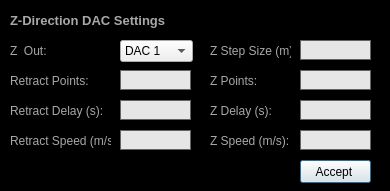
<?xml version="1.0" encoding="UTF-8"?>
<ui version="4.0">
 <class>Dialog</class>
 <widget class="QDialog" name="Dialog">
  <property name="geometry">
   <rect>
    <x>0</x>
    <y>0</y>
    <width>390</width>
    <height>191</height>
   </rect>
  </property>
  <property name="sizePolicy">
   <sizepolicy hsizetype="Fixed" vsizetype="Fixed">
    <horstretch>0</horstretch>
    <verstretch>0</verstretch>
   </sizepolicy>
  </property>
  <property name="minimumSize">
   <size>
    <width>390</width>
    <height>191</height>
   </size>
  </property>
  <property name="maximumSize">
   <size>
    <width>390</width>
    <height>191</height>
   </size>
  </property>
  <property name="windowTitle">
   <string>Advanced Step Approach Settings</string>
  </property>
  <property name="styleSheet">
   <string notr="true">#Dialog{background-color: rgb(0,0,0);}

QLabel{
color:rgb(168,168,168)
}

QLineEdit{
border: 1px solid rgb(100,100,100);
background-color:rgb(230,230,230);
}
</string>
  </property>
  <widget class="QPushButton" name="pushButton">
   <property name="geometry">
    <rect>
     <x>300</x>
     <y>160</y>
     <width>71</width>
     <height>23</height>
    </rect>
   </property>
   <property name="text">
    <string>Accept </string>
   </property>
  </widget>
  <widget class="QLabel" name="label_5">
   <property name="geometry">
    <rect>
     <x>210</x>
     <y>40</y>
     <width>81</width>
     <height>22</height>
    </rect>
   </property>
   <property name="text">
    <string>Z Step Size (m):</string>
   </property>
  </widget>
  <widget class="QLabel" name="label_15">
   <property name="geometry">
    <rect>
     <x>10</x>
     <y>130</y>
     <width>101</width>
     <height>22</height>
    </rect>
   </property>
   <property name="text">
    <string>Retract Speed (m/s):</string>
   </property>
  </widget>
  <widget class="QLineEdit" name="lineEdit_Atto_Z_Step_Size">
   <property name="geometry">
    <rect>
     <x>300</x>
     <y>40</y>
     <width>71</width>
     <height>20</height>
    </rect>
   </property>
   <property name="text">
    <string/>
   </property>
   <property name="alignment">
    <set>Qt::AlignRight|Qt::AlignTrailing|Qt::AlignVCenter</set>
   </property>
  </widget>
  <widget class="QLabel" name="label_title_6">
   <property name="geometry">
    <rect>
     <x>10</x>
     <y>10</y>
     <width>311</width>
     <height>20</height>
    </rect>
   </property>
   <property name="font">
    <font>
     <pointsize>10</pointsize>
     <weight>75</weight>
     <bold>true</bold>
    </font>
   </property>
   <property name="styleSheet">
    <string notr="true">#label_title{
color:rgb(168,168,168)
}</string>
   </property>
   <property name="text">
    <string>Z-Direction DAC Settings</string>
   </property>
   <property name="alignment">
    <set>Qt::AlignLeading|Qt::AlignLeft|Qt::AlignVCenter</set>
   </property>
  </widget>
  <widget class="QLabel" name="label_16">
   <property name="geometry">
    <rect>
     <x>210</x>
     <y>70</y>
     <width>47</width>
     <height>22</height>
    </rect>
   </property>
   <property name="text">
    <string>Z Points:</string>
   </property>
  </widget>
  <widget class="QLabel" name="label_17">
   <property name="geometry">
    <rect>
     <x>210</x>
     <y>100</y>
     <width>121</width>
     <height>22</height>
    </rect>
   </property>
   <property name="text">
    <string>Z Delay (s):</string>
   </property>
  </widget>
  <widget class="QLabel" name="label_18">
   <property name="geometry">
    <rect>
     <x>210</x>
     <y>130</y>
     <width>121</width>
     <height>22</height>
    </rect>
   </property>
   <property name="text">
    <string>Z Speed (m/s):</string>
   </property>
  </widget>
  <widget class="QLabel" name="label_19">
   <property name="geometry">
    <rect>
     <x>10</x>
     <y>70</y>
     <width>101</width>
     <height>22</height>
    </rect>
   </property>
   <property name="text">
    <string>Retract Points:</string>
   </property>
  </widget>
  <widget class="QLabel" name="label_20">
   <property name="geometry">
    <rect>
     <x>10</x>
     <y>100</y>
     <width>101</width>
     <height>22</height>
    </rect>
   </property>
   <property name="text">
    <string>Retract Delay (s):</string>
   </property>
  </widget>
  <widget class="QLineEdit" name="lineEdit_Atto_Z_Points">
   <property name="geometry">
    <rect>
     <x>300</x>
     <y>70</y>
     <width>71</width>
     <height>20</height>
    </rect>
   </property>
   <property name="text">
    <string/>
   </property>
   <property name="alignment">
    <set>Qt::AlignRight|Qt::AlignTrailing|Qt::AlignVCenter</set>
   </property>
  </widget>
  <widget class="QLineEdit" name="lineEdit_Atto_Z_Speed">
   <property name="geometry">
    <rect>
     <x>300</x>
     <y>130</y>
     <width>71</width>
     <height>20</height>
    </rect>
   </property>
   <property name="text">
    <string/>
   </property>
   <property name="alignment">
    <set>Qt::AlignRight|Qt::AlignTrailing|Qt::AlignVCenter</set>
   </property>
  </widget>
  <widget class="QLineEdit" name="lineEdit_Atto_Z_Delay">
   <property name="geometry">
    <rect>
     <x>300</x>
     <y>100</y>
     <width>71</width>
     <height>20</height>
    </rect>
   </property>
   <property name="text">
    <string/>
   </property>
   <property name="alignment">
    <set>Qt::AlignRight|Qt::AlignTrailing|Qt::AlignVCenter</set>
   </property>
  </widget>
  <widget class="QLineEdit" name="lineEdit_Atto_Retract_Points">
   <property name="geometry">
    <rect>
     <x>120</x>
     <y>70</y>
     <width>71</width>
     <height>20</height>
    </rect>
   </property>
   <property name="text">
    <string/>
   </property>
   <property name="alignment">
    <set>Qt::AlignRight|Qt::AlignTrailing|Qt::AlignVCenter</set>
   </property>
  </widget>
  <widget class="QLineEdit" name="lineEdit_Atto_Retract_Speed">
   <property name="geometry">
    <rect>
     <x>120</x>
     <y>130</y>
     <width>71</width>
     <height>20</height>
    </rect>
   </property>
   <property name="text">
    <string/>
   </property>
   <property name="alignment">
    <set>Qt::AlignRight|Qt::AlignTrailing|Qt::AlignVCenter</set>
   </property>
  </widget>
  <widget class="QLineEdit" name="lineEdit_Atto_Retract_Delay">
   <property name="geometry">
    <rect>
     <x>120</x>
     <y>100</y>
     <width>71</width>
     <height>20</height>
    </rect>
   </property>
   <property name="text">
    <string/>
   </property>
   <property name="alignment">
    <set>Qt::AlignRight|Qt::AlignTrailing|Qt::AlignVCenter</set>
   </property>
  </widget>
  <widget class="QLabel" name="label_6">
   <property name="geometry">
    <rect>
     <x>10</x>
     <y>40</y>
     <width>81</width>
     <height>22</height>
    </rect>
   </property>
   <property name="text">
    <string>Z  Out:</string>
   </property>
  </widget>
  <widget class="QComboBox" name="comboBox_Atto_Z_DAC_Out">
   <property name="geometry">
    <rect>
     <x>120</x>
     <y>40</y>
     <width>73</width>
     <height>22</height>
    </rect>
   </property>
   <property name="currentIndex">
    <number>0</number>
   </property>
   <item>
    <property name="text">
     <string>DAC 1</string>
    </property>
   </item>
   <item>
    <property name="text">
     <string>DAC 2</string>
    </property>
   </item>
   <item>
    <property name="text">
     <string>DAC 3</string>
    </property>
   </item>
   <item>
    <property name="text">
     <string>DAC 4</string>
    </property>
   </item>
  </widget>
 </widget>
 <tabstops>
  <tabstop>comboBox_Atto_Z_DAC_Out</tabstop>
  <tabstop>lineEdit_Atto_Z_Step_Size</tabstop>
  <tabstop>lineEdit_Atto_Z_Points</tabstop>
  <tabstop>lineEdit_Atto_Retract_Points</tabstop>
  <tabstop>lineEdit_Atto_Z_Delay</tabstop>
  <tabstop>lineEdit_Atto_Retract_Delay</tabstop>
  <tabstop>lineEdit_Atto_Z_Speed</tabstop>
  <tabstop>lineEdit_Atto_Retract_Speed</tabstop>
  <tabstop>pushButton</tabstop>
 </tabstops>
 <resources/>
 <connections/>
</ui>
